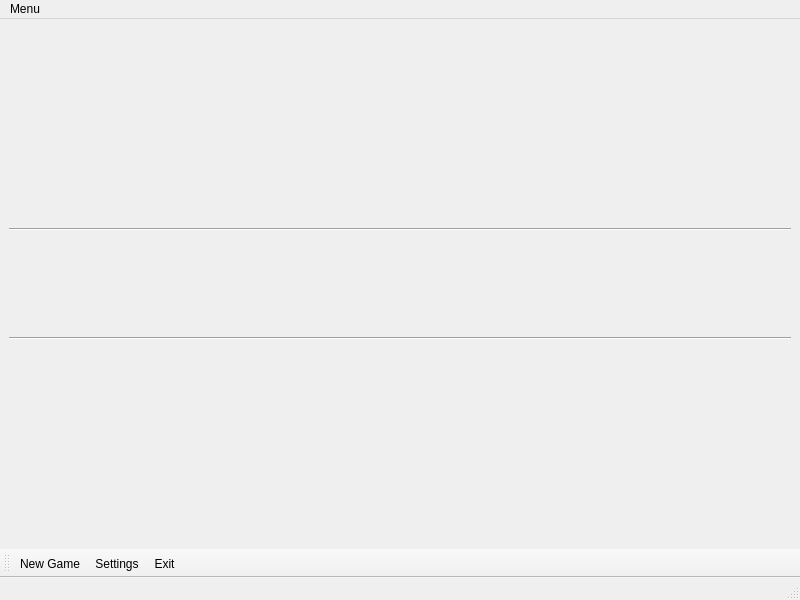
<?xml version="1.0" encoding="UTF-8"?>
<ui version="4.0">
 <class>MainWindow</class>
 <widget class="QMainWindow" name="MainWindow">
  <property name="geometry">
   <rect>
    <x>0</x>
    <y>0</y>
    <width>800</width>
    <height>600</height>
   </rect>
  </property>
  <property name="sizePolicy">
   <sizepolicy hsizetype="Preferred" vsizetype="Preferred">
    <horstretch>0</horstretch>
    <verstretch>0</verstretch>
   </sizepolicy>
  </property>
  <property name="windowTitle">
   <string>Connect Four</string>
  </property>
  <widget class="QWidget" name="centralwidget">
   <property name="enabled">
    <bool>true</bool>
   </property>
   <layout class="QVBoxLayout" name="verticalLayout">
    <item>
     <layout class="QHBoxLayout" name="gameLayout">
      <item>
       <layout class="QVBoxLayout" name="playerInfoLayout">
        <item>
         <widget class="QLabel" name="labelPlayerOneImage">
          <property name="text">
           <string/>
          </property>
          <property name="textFormat">
           <enum>Qt::RichText</enum>
          </property>
          <property name="alignment">
           <set>Qt::AlignBottom|Qt::AlignHCenter</set>
          </property>
         </widget>
        </item>
        <item>
         <widget class="QLabel" name="labelPlayerOneName">
          <property name="text">
           <string/>
          </property>
          <property name="alignment">
           <set>Qt::AlignCenter</set>
          </property>
         </widget>
        </item>
        <item>
         <widget class="Line" name="linePlayerOne">
          <property name="orientation">
           <enum>Qt::Horizontal</enum>
          </property>
         </widget>
        </item>
        <item>
         <widget class="QLabel" name="labelArrow">
          <property name="text">
           <string/>
          </property>
          <property name="alignment">
           <set>Qt::AlignCenter</set>
          </property>
         </widget>
        </item>
        <item>
         <widget class="Line" name="linePlayerTwo">
          <property name="orientation">
           <enum>Qt::Horizontal</enum>
          </property>
         </widget>
        </item>
        <item>
         <widget class="QLabel" name="labelPlayerTwoName">
          <property name="text">
           <string/>
          </property>
          <property name="alignment">
           <set>Qt::AlignCenter</set>
          </property>
         </widget>
        </item>
        <item>
         <widget class="QLabel" name="labelPlayerTwoImage">
          <property name="text">
           <string/>
          </property>
          <property name="alignment">
           <set>Qt::AlignHCenter|Qt::AlignTop</set>
          </property>
         </widget>
        </item>
       </layout>
      </item>
     </layout>
    </item>
   </layout>
  </widget>
  <widget class="QMenuBar" name="menubar">
   <property name="geometry">
    <rect>
     <x>0</x>
     <y>0</y>
     <width>800</width>
     <height>21</height>
    </rect>
   </property>
   <widget class="QMenu" name="menuMenu">
    <property name="title">
     <string>Menu</string>
    </property>
    <addaction name="actionNewGame"/>
    <addaction name="actionSettings"/>
    <addaction name="actionExit"/>
   </widget>
   <addaction name="menuMenu"/>
  </widget>
  <widget class="QStatusBar" name="statusbar"/>
  <widget class="QToolBar" name="toolBar">
   <property name="windowTitle">
    <string>toolBar</string>
   </property>
   <property name="orientation">
    <enum>Qt::Horizontal</enum>
   </property>
   <property name="floatable">
    <bool>true</bool>
   </property>
   <attribute name="toolBarArea">
    <enum>BottomToolBarArea</enum>
   </attribute>
   <attribute name="toolBarBreak">
    <bool>false</bool>
   </attribute>
   <addaction name="actionNewGame"/>
   <addaction name="actionSettings"/>
   <addaction name="actionExit"/>
  </widget>
  <action name="actionExit">
   <property name="checkable">
    <bool>false</bool>
   </property>
   <property name="text">
    <string>Exit</string>
   </property>
  </action>
  <action name="actionSettings">
   <property name="text">
    <string>Settings</string>
   </property>
  </action>
  <action name="actionNewGame">
   <property name="text">
    <string>New Game</string>
   </property>
  </action>
 </widget>
 <resources/>
 <connections/>
</ui>
